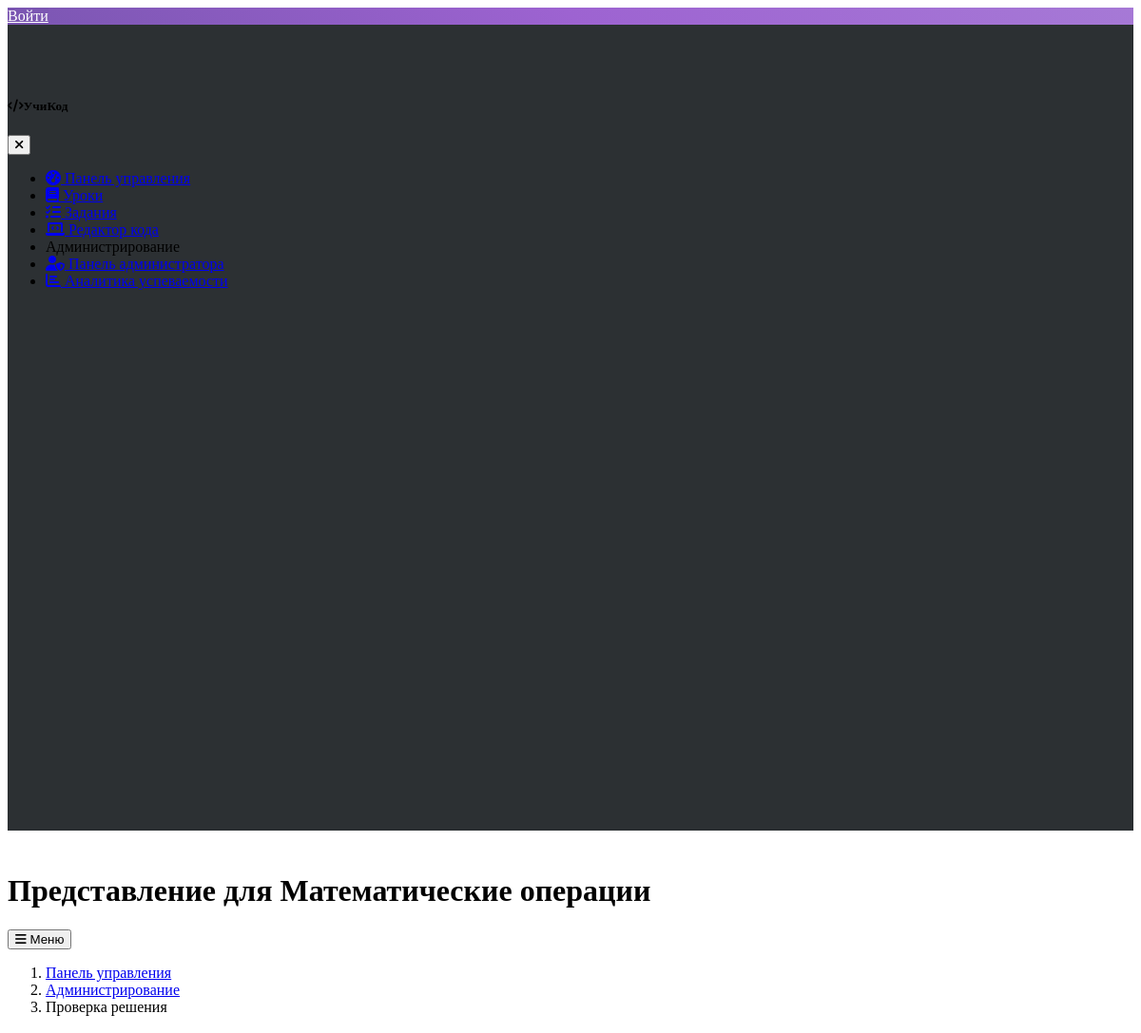
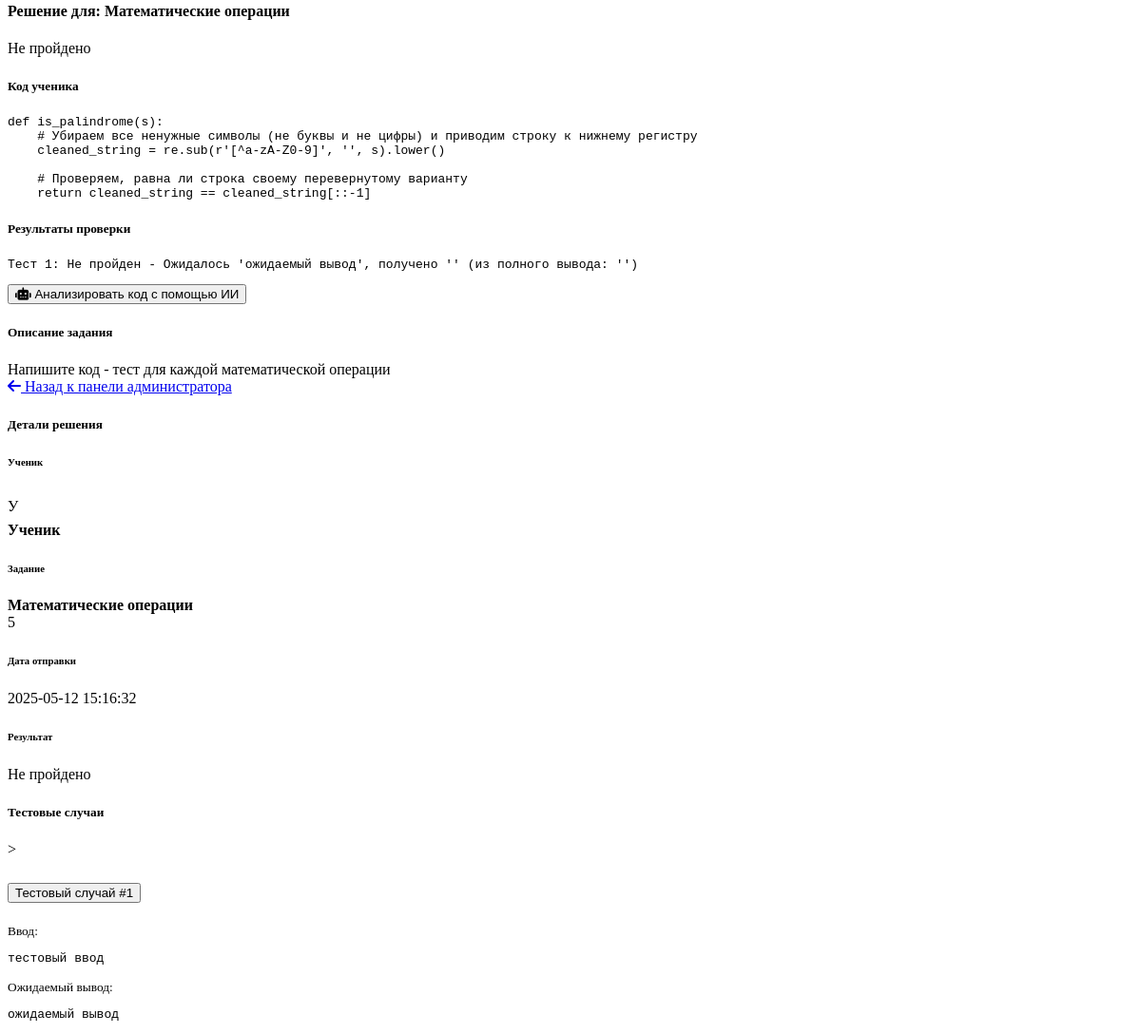
The app's page /submissions/2 with its own data (2 pictures, top to bottom).
### models.py (models this page shows, shortened)
class Assignment(db.Model):
    id = db.Column(db.Integer, primary_key=True)
    title = db.Column(db.String(200), nullable=False)
    description = db.Column(db.Text, nullable=False)
    tests = db.Column(db.Text, nullable=False)  # JSON string of test cases
    difficulty = db.Column(db.String(20), default="Medium")
    date_created = db.Column(db.DateTime, default=datetime.utcnow)
    date_updated = db.Column(db.DateTime, default=datetime.utcnow, onupdate=datetime.utcnow)
    is_published = db.Column(db.Boolean, default=True)
    submissions = db.relationship('Submission', backref='assignment', lazy=True, cascade="all, delete-orphan")

class Submission(db.Model):
    id = db.Column(db.Integer, primary_key=True)
    student_name = db.Column(db.String(100), nullable=False, default="Аноним")
    assignment_id = db.Column(db.Integer, db.ForeignKey('assignment.id'), nullable=False)
    code = db.Column(db.Text, nullable=False)
    result = db.Column(db.String(20), default="Not evaluated")
    feedback = db.Column(db.Text)
    date_submitted = db.Column(db.DateTime, default=datetime.utcnow)

### app.py (the view)
@app.route('/submissions/<int:submission_id>')
def view_submission(submission_id):
    submission = Submission.query.get_or_404(submission_id)
    assignment = Assignment.query.get_or_404(submission.assignment_id)
    return render_template(
        'submission.html',
        title=f'Представление для {assignment.title}',
        submission=submission,
        assignment=assignment
    )

### templates/submission.html (shortened to what this page needs)
{% extends "layout.html" %}
{% block content %}
<div class="container">
    <nav aria-label="breadcrumb" class="mb-4">
        <ol class="breadcrumb">
            <li class="breadcrumb-item"><a href="{{ url_for('dashboard') }}">Панель управления</a></li>
            <li class="breadcrumb-item"><a href="{{ url_for('admin_panel') }}">Администрирование</a></li>
            <li class="breadcrumb-item active" aria-current="page">Проверка решения</li>
        </ol>
    </nav>
    <div class="row">
        <div class="col-md-8">
            <div class="card mb-4">
                <div class="card-header d-flex justify-content-between align-items-center">
                    <h4 class="mb-0">
                        Решение для: {{ assignment.title }}
                    </h4>
                    <span class="badge {% if submission.result == 'Passed' %}bg-success{% else %}bg-danger{% endif %}">
                        {% if submission.result == 'Passed' %}Пройдено{% else %}Не пройдено{% endif %}
                    </span>
                </div>
                <div class="card-body">
                    <div class="mb-3">
                        <h5>Код ученика</h5>
                        <div class="bg-dark text-light p-3 rounded code-display">
                            <pre><code>{{ submission.code }}</code></pre>
                        </div>
                    </div>
                    <div class="mb-3">
                        <h5>Результаты проверки</h5>
                        <div class="bg-dark text-light p-3 rounded">
                            <pre>{{ submission.feedback }}</pre>
                        </div>
                    </div>
                    <div class="mb-3">
                        <button id="analyze-code-btn" class="btn btn-primary mb-3">
                            <i class="fas fa-robot me-1"></i> Анализировать код с помощью ИИ
                        </button>
                    </div>
                    <div class="mb-3">
                        <h5>Описание задания</h5>
                        <div class="p-3 rounded border">
                            {{ assignment.description|safe }}
                        </div>
                    </div>
                </div>
                <div class="card-footer d-flex justify-content-between">
                    <a href="{{ url_for('admin_panel') }}" class="btn btn-secondary">
                        <i class="fas fa-arrow-left me-1"></i> Назад к панели администратора
                    </a>
                </div>
            </div>
        </div>
        <div class="col-md-4">
            <div class="card mb-4">
                <div class="card-header">
                    <h5 class="mb-0">Детали решения</h5>
                </div>
                <div class="card-body">
                    <div class="mb-3">
                        <h6 class="text-muted mb-1">Ученик</h6>
                        <div class="d-flex align-items-center">
                            <div class="avatar bg-primary rounded-circle text-center me-2" style="width: 32px; height: 32px; line-height: 32px;">
                                У
                            </div>
                            <div>
                                <strong>Ученик</strong>
                            </div>
                        </div>
                    </div>
                    <div class="mb-3">
                        <h6 class="text-muted mb-1">Задание</h6>
                        <strong>{{ assignment.title }}</strong>
                        <div class="small text-muted">
                            <span class="badge rounded-pill difficulty-badge {{ assignment.difficulty }}">
                                {% if assignment.difficulty == 'Easy' %}Легкий
                                {% elif assignment.difficulty == 'Medium' %}Средний
                                {% elif assignment.difficulty == 'Hard' %}Сложный
                                {% else %}{{ assignment.difficulty }}{% endif %}
                            </span>
                        </div>
                    </div>
                    <div class="mb-3">
                        <h6 class="text-muted mb-1">Дата отправки</h6>
                        <div>{{ submission.date_submitted.strftime('%Y-%m-%d %H:%M:%S') }}</div>
                    </div>
                    <div class="mb-3">
                        <h6 class="text-muted mb-1">Результат</h6>
                        <div>
                            {% if submission.result == 'Passed' %}
                            <span class="badge bg-success">Пройдено</span>
                            {% elif submission.result == 'Failed' %}
                            <span class="badge bg-danger">Не пройдено</span>
                            {% else %}
                            <span class="badge bg-secondary">{{ submission.result }}</span>
                            {% endif %}
                        </div>
                    </div>
                </div>
            </div>
            <div class="card">
                <div class="card-header">
                    <h5 class="mb-0">Тестовые случаи</h5>
                </div>
                <div class="card-body">
                    <div class="accordion" id="testCasesAccordion">
                        {% set tests_json = assignment.tests|tojson|safe %}
                        >
                    </div>
                </div>
            </div>
        </div>
    </div>
</div>
{% endblock %}

### records on screen
Assignment: title "Математические операции", description "Напишите код - тест для каждой математической операции", difficulty "5"
Submission: code "def is_palindrome(s): # Убираем все ненужные символы (не буквы и не цифры) и приводим строку к нижнему регистру cleaned_string = re.sub(r'[^a-zA-Z0-9]', '', s).lower() # Проверяем, равна ли строка своему перевернутому варианту return cleaned_string == cleaned_string[::-1]", feedback "Тест 1: Не пройден - Ожидалось 'ожидаемый вывод', получено '' (из полного вывода: '')", date_submitted "2025-05-12 15:16:32"

### other values on screen
{{ title }} "Представление для Математические операции"
